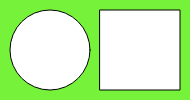
Frame 1 (no input)
Frame 60 (no input): identical to frame 1, image omitted
Frame 120 (the mouse pressed at the canvas centre since frame 60): identical to frame 1, image omitted

The p5.js sketch that drew this single still picture (run headless with seeded random() and noise() and a simulated clock; from frame 60 on, the mouse is pressed at the canvas centre):

// p5.js sketch
// ── sketch.js
function setup() {
  createCanvas(190, 100);
}

function draw() {
  background("#77f23b");
  ellipse(50, 50, 80, 80);
  rect(100, 10, 80, 80);
}
